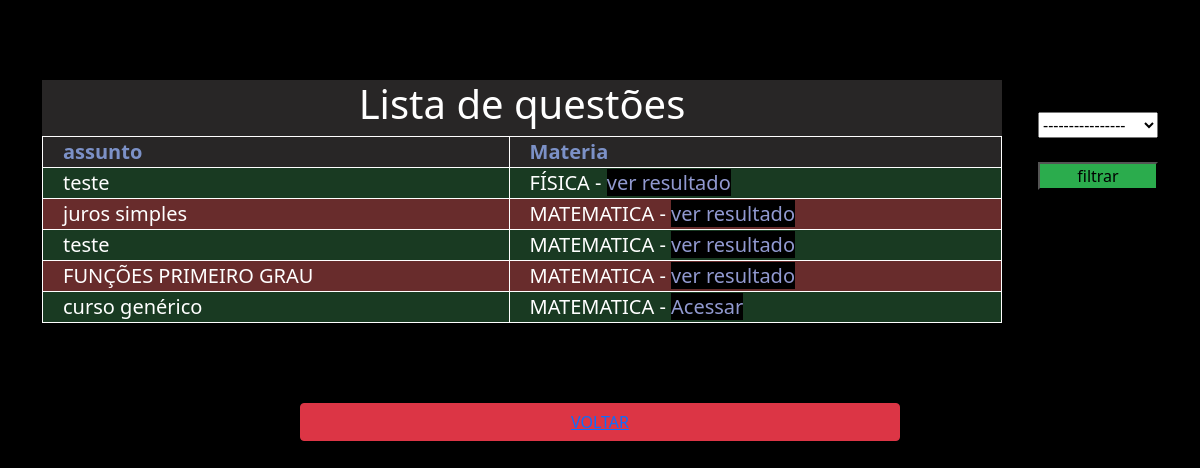
Before: /listaQuestoes/listar/ with the older database file.
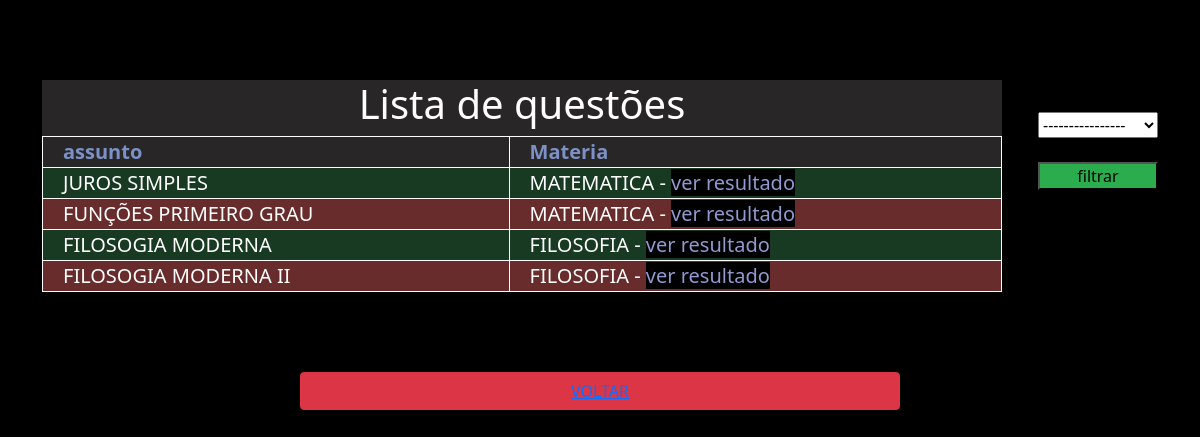
After: the same page with the newer database file.
### listaQuestoes/models.py (models this page shows, shortened)
class Listas(models.Model):
    nome = models.CharField(max_length=45)
    tipo = models.CharField(max_length=20) # se é discurssiva ou de assinalar
    materia = models.ForeignKey(Materia, on_delete=models.CASCADE, related_name='Vestibulares' )
    gabaritoLancado = models.BooleanField(default=False)

### app/models.py (models this page shows)
class Materia(models.Model):
    nome = models.CharField(max_length=200)
    siglaDaMateria = models.CharField(max_length=20)
    areaPertence = models.ForeignKey(AreasConhecimento, on_delete=models.DO_NOTHING)
    def __str__(self):
        return self.nome

### listaQuestoes/views.py (the view)
# urls.py: path('listar/', listar, name='listar'),
def listar(request):
    listas = Listas.objects.all()
    materias = Materia.objects.all();
    return render(request,'mostraListas.html', {'listas':listas,'materias': materias})

### listaQuestoes/templates/mostraListas.html (shortened to what this page needs)
{% load static %}
<!DOCTYPE html>
<html lang="pt-br">
<head>
    <link href="https://cdn.jsdelivr.net/npm/bootstrap@5.0.2/dist/css/bootstrap.min.css" rel="stylesheet">
    <link rel="stylesheet" href="{% static 'css/listarProvas.css' %}">
</head>
<body>
    <div class="d-flex">
        <div class="tableListarProvas">
            <table>
            <thead>
            <tr><h1 class="titulo">Lista de questões</h1></tr>
            <tr>
                <th>assunto</th>
                <th>Materia</th>
            </tr>
        </thead>
                <tbody>
                    {%for i in listas%}
                    <tr>
                        <td>{{i.nome}}</td>
                        {%if not i.gabaritoLancado %}
                        <td>{{i.materia}} - <a href="{% url 'acessarLista' i.id %}">Acessar</a></td>
                        {%else %}
                        <td>{{i.materia}} - <a href="{% url 'finalizarLista' i.id %}">ver resultado</a></td>
                        {%endif%}
                    </tr>
                    {%endfor%}
                </tbody>
            </table>
        </div>
       <div class="filter"> <form action="{% url 'filtrar' 'listaDeQuestoes' %}" method="POST">
        <select name="filtrarPeloQ" id="filtrarPeloQ" required>
            <option value="default" selected disabled>----------------</option>
        </select>
        <br>
        <input type="submit" name="" id="" class="submiteFiltrar" value="filtrar">
    </form></div>
    </div>
    <div class="btn  btn-red btn-danger w-50 mx-auto d-flex ">
        <a href="{%url 'voltar' 'menu' %}">VOLTAR</a>
    </div>
</body>
</html>

Changed rows visible on the page:
removed Listas: nome "teste", materia "FÍSICA"
removed Listas: nome "teste", materia "MATEMATICA"
removed Listas: nome "curso genérico", materia "MATEMATICA"
changed Listas: nome "juros simples" → "JUROS SIMPLES"
added Listas: nome "FILOSOGIA MODERNA", materia "FILOSOFIA"
added Listas: nome "FILOSOGIA MODERNA II", materia "FILOSOFIA"
